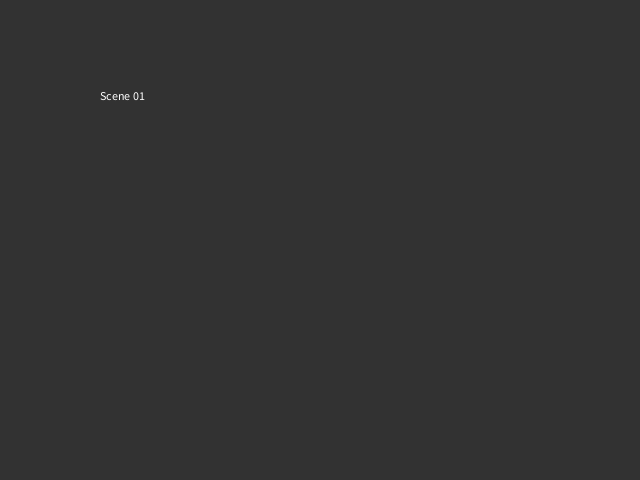
Frame 1 (no input)
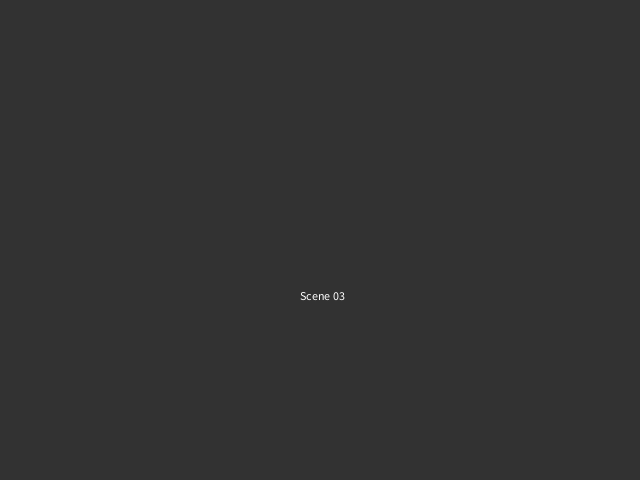
Frame 60 (the mouse pressed at the canvas centre just before this capture)
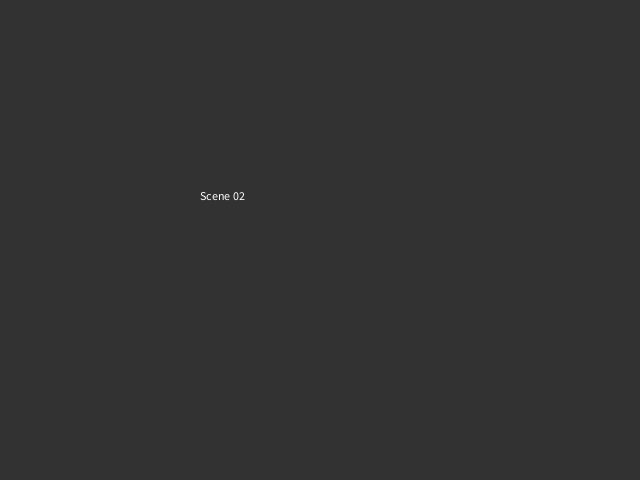
Frame 120 (the mouse held since frame 60 and released just before this capture)

The Processing sketch that drew these frames (run headless with seeded random() and noise(); from frame 60 on, the mouse is pressed at the canvas centre):

// Processing sketch: processing_88821
// ── processing_88821.pde

/***************************************
 * A simple randomized scene selector. Does not use delay, but instead, a timer
 * that makes use of the current millis() reading and compares it to the last backup.
 * At scene 4, there is a pause in the flow of the program, where you can click a simple 
 * button. 
 * These two strategies could be reconfigured to the needs of your individual project. 
 * If, for ex, you want to go forward by 1 secene, simply change the random scene selector to
 * selector++, etc.
 *
 * M. Kontopoulos. 2012. ACCD ID2
 ***************************************/

int selector = 1; //A selector for which scene to display.
float startTime; //Needed for timing calculations
boolean pause;   //A boolean that pauses the selection process.

void setup() {
  size(640, 480);
  smooth();
}
void draw() {
  background(50);
  fill(255);

  //Which scene to currently display.
  if (selector == 1) {
    scene01();
  } 
  else if (selector == 2) {
    scene02();
  } 
  else if (selector == 3) {
    scene03();
  } 
  else if (selector == 4) {
    pause = true;
    scene04();
  }

  //Timing Controls. See GSwP ch. 7, "Timers"
  if (pause == false) { //Of course, only do any of this is pause is false.
    if (millis() - startTime >= 1500) {
      selector = 1 + floor(random(4)); //random btwn 1 and 4. Why am I using "floor"?
      startTime = millis(); //reset timer
      println("Picking a new scene");
    }
  }
}


void scene01() {
  text("Scene 01", 100, 100);
}
void scene02() {
  text("Scene 02", 200, 200);
}
void scene03() {
  text("Scene 03", 300, 300);
}
void scene04() {
  text("Scene 04", 400, 400);
  //Throw a button into the mix.
  if (mouseX > 400 && mouseX<500 && mouseY>410 && mouseY<440) {
    fill(255, 0, 0);
    if (mousePressed) {
      //On press, Do the same stuff that's done in the timer. Also, unpause.
      //This will "break" us out of scene 4.
      selector = 1 + floor(random(4)); //random btwn 1 and 4 
      startTime = millis(); //reset timer
      pause = false;
    }
  }
  //The actual button drawing.
  rect(400, 410, 100, 30);
  fill(0);
  text("Continue?", 420, 430);
}
